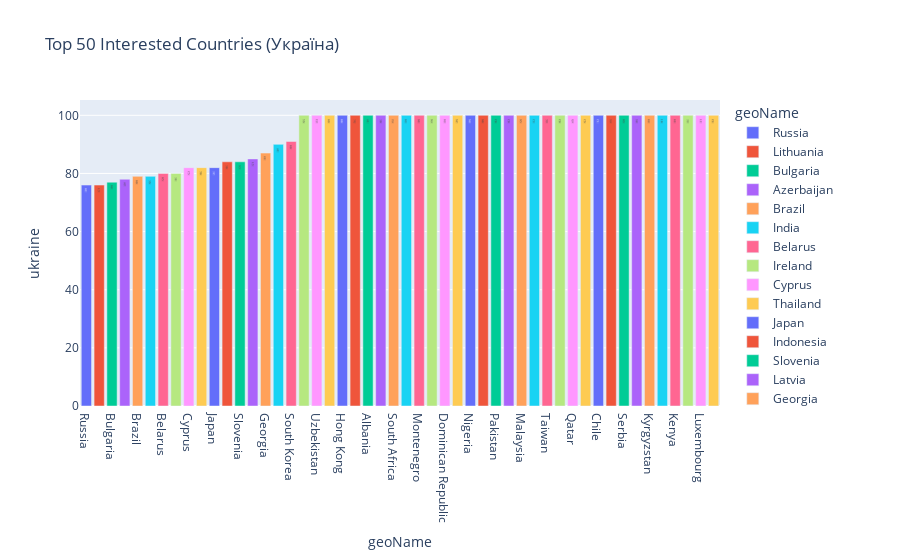

Notebook code for this chart:
### Code cell
fig = px.bar(df.sort_values(['ukraine'])[-50:], 
             color='geoName', 
             x='geoName', 
             y='ukraine', 
             title='Top 50 Interested Countries (Україна)', 
             text='flag')
fig.show()

### Figure 1 — Plotly figure (JSON) as saved in the notebook; plotly's stock layout.template omitted (floating-point values rounded to 4 significant figures)
{"data": [{"alignmentgroup": "True", "hovertemplate": "geoName=%{x}<br>ukraine=%{y}<br>flag=%{text}<extra></extra>", "legendgroup": "Russia", "marker": {"color": "#636efa", "pattern": {"shape": ""}}, "name": "Russia", "offsetgroup": "Russia", "orientation": "v", "showlegend": true, "text": ["🇷🇺"], "textposition": "auto", "type": "bar", "x": ["Russia"], "xaxis": "x", "y": [76], "yaxis": "y"}, {"alignmentgroup": "True", "hovertemplate": "geoName=%{x}<br>ukraine=%{y}<br>flag=%{text}<extra></extra>", "legendgroup": "Lithuania", "marker": {"color": "#EF553B", "pattern": {"shape": ""}}, "name": "Lithuania", "offsetgroup": "Lithuania", "orientation": "v", "showlegend": true, "text": ["🇱🇹"], "textposition": "auto", "type": "bar", "x": ["Lithuania"], "xaxis": "x", "y": [76], "yaxis": "y"}, {"alignmentgroup": "True", "hovertemplate": "geoName=%{x}<br>ukraine=%{y}<br>flag=%{text}<extra></extra>", "legendgroup": "Bulgaria", "marker": {"color": "#00cc96", "pattern": {"shape": ""}}, "name": "Bulgaria", "offsetgroup": "Bulgaria", "orientation": "v", "showlegend": true, "text": ["🇧🇬"], "textposition": "auto", "type": "bar", "x": ["Bulgaria"], "xaxis": "x", "y": [77], "yaxis": "y"}, {"alignmentgroup": "True", "hovertemplate": "geoName=%{x}<br>ukraine=%{y}<br>flag=%{text}<extra></extra>", "legendgroup": "Azerbaijan", "marker": {"color": "#ab63fa", "pattern": {"shape": ""}}, "name": "Azerbaijan", "offsetgroup": "Azerbaijan", "orientation": "v", "showlegend": true, "text": ["🇦🇿"], "textposition": "auto", "type": "bar", "x": ["Azerbaijan"], "xaxis": "x", "y": [78], "yaxis": "y"}, {"alignmentgroup": "True", "hovertemplate": "geoName=%{x}<br>ukraine=%{y}<br>flag=%{text}<extra></extra>", "legendgroup": "Brazil", "marker": {"color": "#FFA15A", "pattern": {"shape": ""}}, "name": "Brazil", "offsetgroup": "Brazil", "orientation": "v", "showlegend": true, "text": ["🇧🇷"], "textposition": "auto", "type": "bar", "x": ["Brazil"], "xaxis": "x", "y": [79], "yaxis": "y"}, {"alignmentgroup": "True", "hovertemplate": "geoName=%{x}<br>ukraine=%{y}<br>flag=%{text}<extra></extra>", "legendgroup": "India", "marker": {"color": "#19d3f3", "pattern": {"shape": ""}}, "name": "India", "offsetgroup": "India", "orientation": "v", "showlegend": true, "text": ["🇮🇳"], "textposition": "auto", "type": "bar", "x": ["India"], "xaxis": "x", "y": [79], "yaxis": "y"}, {"alignmentgroup": "True", "hovertemplate": "geoName=%{x}<br>ukraine=%{y}<br>flag=%{text}<extra></extra>", "legendgroup": "Belarus", "marker": {"color": "#FF6692", "pattern": {"shape": ""}}, "name": "Belarus", "offsetgroup": "Belarus", "orientation": "v", "showlegend": true, "text": ["🇧🇾"], "textposition": "auto", "type": "bar", "x": ["Belarus"], "xaxis": "x", "y": [80], "yaxis": "y"}, {"alignmentgroup": "True", "hovertemplate": "geoName=%{x}<br>ukraine=%{y}<br>flag=%{text}<extra></extra>", "legendgroup": "Ireland", "marker": {"color": "#B6E880", "pattern": {"shape": ""}}, "name": "Ireland", "offsetgroup": "Ireland", "orientation": "v", "showlegend": true, "text": ["🇮🇪"], "textposition": "auto", "type": "bar", "x": ["Ireland"], "xaxis": "x", "y": [80], "yaxis": "y"}, {"alignmentgroup": "True", "hovertemplate": "geoName=%{x}<br>ukraine=%{y}<br>flag=%{text}<extra></extra>", "legendgroup": "Cyprus", "marker": {"color": "#FF97FF", "pattern": {"shape": ""}}, "name": "Cyprus", "offsetgroup": "Cyprus", "orientation": "v", "showlegend": true, "text": ["🇨🇾"], "textposition": "auto", "type": "bar", "x": ["Cyprus"], "xaxis": "x", "y": [82], "yaxis": "y"}, {"alignmentgroup": "True", "hovertemplate": "geoName=%{x}<br>ukraine=%{y}<br>flag=%{text}<extra></extra>", "legendgroup": "Thailand", "marker": {"color": "#FECB52", "pattern": {"shape": ""}}, "name": "Thailand", "offsetgroup": "Thailand", "orientation": "v", "showlegend": true, "text": ["🇹🇭"], "textposition": "auto", "type": "bar", "x": ["Thailand"], "xaxis": "x", "y": [82], "yaxis": "y"}, {"alignmentgroup": "True", "hovertemplate": "geoName=%{x}<br>ukraine=%{y}<br>flag=%{text}<extra></extra>", "legendgroup": "Japan", "marker": {"color": "#636efa", "pattern": {"shape": ""}}, "name": "Japan", "offsetgroup": "Japan", "orientation": "v", "showlegend": true, "text": ["🇯🇵"], "textposition": "auto", "type": "bar", "x": ["Japan"], "xaxis": "x", "y": [82], "yaxis": "y"}, {"alignmentgroup": "True", "hovertemplate": "geoName=%{x}<br>ukraine=%{y}<br>flag=%{text}<extra></extra>", "legendgroup": "Indonesia", "marker": {"color": "#EF553B", "pattern": {"shape": ""}}, "name": "Indonesia", "offsetgroup": "Indonesia", "orientation": "v", "showlegend": true, "text": ["🇮🇩"], "textposition": "auto", "type": "bar", "x": ["Indonesia"], "xaxis": "x", "y": [84], "yaxis": "y"}, {"alignmentgroup": "True", "hovertemplate": "geoName=%{x}<br>ukraine=%{y}<br>flag=%{text}<extra></extra>", "legendgroup": "Slovenia", "marker": {"color": "#00cc96", "pattern": {"shape": ""}}, "name": "Slovenia", "offsetgroup": "Slovenia", "orientation": "v", "showlegend": true, "text": ["🇸🇮"], "textposition": "auto", "type": "bar", "x": ["Slovenia"], "xaxis": "x", "y": [84], "yaxis": "y"}, {"alignmentgroup": "True", "hovertemplate": "geoName=%{x}<br>ukraine=%{y}<br>flag=%{text}<extra></extra>", "legendgroup": "Latvia", "marker": {"color": "#ab63fa", "pattern": {"shape": ""}}, "name": "Latvia", "offsetgroup": "Latvia", "orientation": "v", "showlegend": true, "text": ["🇱🇻"], "textposition": "auto", "type": "bar", "x": ["Latvia"], "xaxis": "x", "y": [85], "yaxis": "y"}, {"alignmentgroup": "True", "hovertemplate": "geoName=%{x}<br>ukraine=%{y}<br>flag=%{text}<extra></extra>", "legendgroup": "Georgia", "marker": {"color": "#FFA15A", "pattern": {"shape": ""}}, "name": "Georgia", "offsetgroup": "Georgia", "orientation": "v", "showlegend": true, "text": ["🇬🇪"], "textposition": "auto", "type": "bar", "x": ["Georgia"], "xaxis": "x", "y": [87], "yaxis": "y"}, {"alignmentgroup": "True", "hovertemplate": "geoName=%{x}<br>ukraine=%{y}<br>flag=%{text}<extra></extra>", "legendgroup": "Australia", "marker": {"color": "#19d3f3", "pattern": {"shape": ""}}, "name": "Australia", "offsetgroup": "Australia", "orientation": "v", "showlegend": true, "text": ["🇦🇺"], "textposition": "auto", "type": "bar", "x": ["Australia"], "xaxis": "x", "y": [90], "yaxis": "y"}, {"alignmentgroup": "True", "hovertemplate": "geoName=%{x}<br>ukraine=%{y}<br>flag=%{text}<extra></extra>", "legendgroup": "South Korea", "marker": {"color": "#FF6692", "pattern": {"shape": ""}}, "name": "South Korea", "offsetgroup": "South Korea", "orientation": "v", "showlegend": true, "text": ["🇰🇷"], "textposition": "auto", "type": "bar", "x": ["South Korea"], "xaxis": "x", "y": [91], "yaxis": "y"}, {"alignmentgroup": "True", "hovertemplate": "geoName=%{x}<br>ukraine=%{y}<br>flag=%{text}<extra></extra>", "legendgroup": "Vietnam", "marker": {"color": "#B6E880", "pattern": {"shape": ""}}, "name": "Vietnam", "offsetgroup": "Vietnam", "orientation": "v", "showlegend": true, "text": ["🇻🇳"], "textposition": "auto", "type": "bar", "x": ["Vietnam"], "xaxis": "x", "y": [100], "yaxis": "y"}, {"alignmentgroup": "True", "hovertemplate": "geoName=%{x}<br>ukraine=%{y}<br>flag=%{text}<extra></extra>", "legendgroup": "Uzbekistan", "marker": {"color": "#FF97FF", "pattern": {"shape": ""}}, "name": "Uzbekistan", "offsetgroup": "Uzbekistan", "orientation": "v", "showlegend": true, "text": ["🇺🇿"], "textposition": "auto", "type": "bar", "x": ["Uzbekistan"], "xaxis": "x", "y": [100], "yaxis": "y"}, {"alignmentgroup": "True", "hovertemplate": "geoName=%{x}<br>ukraine=%{y}<br>flag=%{text}<extra></extra>", "legendgroup": "Bangladesh", "marker": {"color": "#FECB52", "pattern": {"shape": ""}}, "name": "Bangladesh", "offsetgroup": "Bangladesh", "orientation": "v", "showlegend": true, "text": ["🇧🇩"], "textposition": "auto", "type": "bar", "x": ["Bangladesh"], "xaxis": "x", "y": [100], "yaxis": "y"}, {"alignmentgroup": "True", "hovertemplate": "geoName=%{x}<br>ukraine=%{y}<br>flag=%{text}<extra></extra>", "legendgroup": "Hong Kong", "marker": {"color": "#636efa", "pattern": {"shape": ""}}, "name": "Hong Kong", "offsetgroup": "Hong Kong", "orientation": "v", "showlegend": true, "text": ["🇭🇰"], "textposition": "auto", "type": "bar", "x": ["Hong Kong"], "xaxis": "x", "y": [100], "yaxis": "y"}, {"alignmentgroup": "True", "hovertemplate": "geoName=%{x}<br>ukraine=%{y}<br>flag=%{text}<extra></extra>", "legendgroup": "Iraq", "marker": {"color": "#EF553B", "pattern": {"shape": ""}}, "name": "Iraq", "offsetgroup": "Iraq", "orientation": "v", "showlegend": true, "text": ["🇮🇶"], "textposition": "auto", "type": "bar", "x": ["Iraq"], "xaxis": "x", "y": [100], "yaxis": "y"}, {"alignmentgroup": "True", "hovertemplate": "geoName=%{x}<br>ukraine=%{y}<br>flag=%{text}<extra></extra>", "legendgroup": "Albania", "marker": {"color": "#00cc96", "pattern": {"shape": ""}}, "name": "Albania", "offsetgroup": "Albania", "orientation": "v", "showlegend": true, "text": ["🇦🇱"], "textposition": "auto", "type": "bar", "x": ["Albania"], "xaxis": "x", "y": [100], "yaxis": "y"}, {"alignmentgroup": "True", "hovertemplate": "geoName=%{x}<br>ukraine=%{y}<br>flag=%{text}<extra></extra>", "legendgroup": "Iran", "marker": {"color": "#ab63fa", "pattern": {"shape": ""}}, "name": "Iran", "offsetgroup": "Iran", "orientation": "v", "showlegend": true, "text": ["🇮🇷"], "textposition": "auto", "type": "bar", "x": ["Iran"], "xaxis": "x", "y": [100], "yaxis": "y"}, {"alignmentgroup": "True", "hovertemplate": "geoName=%{x}<br>ukraine=%{y}<br>flag=%{text}<extra></extra>", "legendgroup": "South Africa", "marker": {"color": "#FFA15A", "pattern": {"shape": ""}}, "name": "South Africa", "offsetgroup": "South Africa", "orientation": "v", "showlegend": true, "text": ["🇿🇦"], "textposition": "auto", "type": "bar", "x": ["South Africa"], "xaxis": "x", "y": [100], "yaxis": "y"}, {"alignmentgroup": "True", "hovertemplate": "geoName=%{x}<br>ukraine=%{y}<br>flag=%{text}<extra></extra>", "legendgroup": "Bolivia", "marker": {"color": "#19d3f3", "pattern": {"shape": ""}}, "name": "Bolivia", "offsetgroup": "Bolivia", "orientation": "v", "showlegend": true, "text": ["🇧🇴"], "textposition": "auto", "type": "bar", "x": ["Bolivia"], "xaxis": "x", "y": [100], "yaxis": "y"}, {"alignmentgroup": "True", "hovertemplate": "geoName=%{x}<br>ukraine=%{y}<br>flag=%{text}<extra></extra>", "legendgroup": "Montenegro", "marker": {"color": "#FF6692", "pattern": {"shape": ""}}, "name": "Montenegro", "offsetgroup": "Montenegro", "orientation": "v", "showlegend": true, "text": ["🇲🇪"], "textposition": "auto", "type": "bar", "x": ["Montenegro"], "xaxis": "x", "y": [100], "yaxis": "y"}, {"alignmentgroup": "True", "hovertemplate": "geoName=%{x}<br>ukraine=%{y}<br>flag=%{text}<extra></extra>", "legendgroup": "Morocco", "marker": {"color": "#B6E880", "pattern": {"shape": ""}}, "name": "Morocco", "offsetgroup": "Morocco", "orientation": "v", "showlegend": true, "text": ["🇲🇦"], "textposition": "auto", "type": "bar", "x": ["Morocco"], "xaxis": "x", "y": [100], "yaxis": "y"}, {"alignmentgroup": "True", "hovertemplate": "geoName=%{x}<br>ukraine=%{y}<br>flag=%{text}<extra></extra>", "legendgroup": "Dominican Republic", "marker": {"color": "#FF97FF", "pattern": {"shape": ""}}, "name": "Dominican Republic", "offsetgroup": "Dominican Republic", "orientation": "v", "showlegend": true, "text": ["🇩🇴"], "textposition": "auto", "type": "bar", "x": ["Dominican Republic"], "xaxis": "x", "y": [100], "yaxis": "y"}, {"alignmentgroup": "True", "hovertemplate": "geoName=%{x}<br>ukraine=%{y}<br>flag=%{text}<extra></extra>", "legendgroup": "Nepal", "marker": {"color": "#FECB52", "pattern": {"shape": ""}}, "name": "Nepal", "offsetgroup": "Nepal", "orientation": "v", "showlegend": true, "text": ["🇳🇵"], "textposition": "auto", "type": "bar", "x": ["Nepal"], "xaxis": "x", "y": [100], "yaxis": "y"}, {"alignmentgroup": "True", "hovertemplate": "geoName=%{x}<br>ukraine=%{y}<br>flag=%{text}<extra></extra>", "legendgroup": "Nigeria", "marker": {"color": "#636efa", "pattern": {"shape": ""}}, "name": "Nigeria", "offsetgroup": "Nigeria", "orientation": "v", "showlegend": true, "text": ["🇳🇬"], "textposition": "auto", "type": "bar", "x": ["Nigeria"], "xaxis": "x", "y": [100], "yaxis": "y"}, {"alignmentgroup": "True", "hovertemplate": "geoName=%{x}<br>ukraine=%{y}<br>flag=%{text}<extra></extra>", "legendgroup": "North Macedonia", "marker": {"color": "#EF553B", "pattern": {"shape": ""}}, "name": "North Macedonia", "offsetgroup": "North Macedonia", "orientation": "v", "showlegend": true, "text": ["🇲🇰"], "textposition": "auto", "type": "bar", "x": ["North Macedonia"], "xaxis": "x", "y": [100], "yaxis": "y"}, {"alignmentgroup": "True", "hovertemplate": "geoName=%{x}<br>ukraine=%{y}<br>flag=%{text}<extra></extra>", "legendgroup": "Pakistan", "marker": {"color": "#00cc96", "pattern": {"shape": ""}}, "name": "Pakistan", "offsetgroup": "Pakistan", "orientation": "v", "showlegend": true, "text": ["🇵🇰"], "textposition": "auto", "type": "bar", "x": ["Pakistan"], "xaxis": "x", "y": [100], "yaxis": "y"}, {"alignmentgroup": "True", "hovertemplate": "geoName=%{x}<br>ukraine=%{y}<br>flag=%{text}<extra></extra>", "legendgroup": "Congo - Kinshasa", "marker": {"color": "#ab63fa", "pattern": {"shape": ""}}, "name": "Congo - Kinshasa", "offsetgroup": "Congo - Kinshasa", "orientation": "v", "showlegend": true, "text": ["🇨🇩"], "textposition": "auto", "type": "bar", "x": ["Congo - Kinshasa"], "xaxis": "x", "y": [100], "yaxis": "y"}, {"alignmentgroup": "True", "hovertemplate": "geoName=%{x}<br>ukraine=%{y}<br>flag=%{text}<extra></extra>", "legendgroup": "Malaysia", "marker": {"color": "#FFA15A", "pattern": {"shape": ""}}, "name": "Malaysia", "offsetgroup": "Malaysia", "orientation": "v", "showlegend": true, "text": ["🇲🇾"], "textposition": "auto", "type": "bar", "x": ["Malaysia"], "xaxis": "x", "y": [100], "yaxis": "y"}, {"alignmentgroup": "True", "hovertemplate": "geoName=%{x}<br>ukraine=%{y}<br>flag=%{text}<extra></extra>", "legendgroup": "Colombia", "marker": {"color": "#19d3f3", "pattern": {"shape": ""}}, "name": "Colombia", "offsetgroup": "Colombia", "orientation": "v", "showlegend": true, "text": ["🇨🇴"], "textposition": "auto", "type": "bar", "x": ["Colombia"], "xaxis": "x", "y": [100], "yaxis": "y"}, {"alignmentgroup": "True", "hovertemplate": "geoName=%{x}<br>ukraine=%{y}<br>flag=%{text}<extra></extra>", "legendgroup": "Taiwan", "marker": {"color": "#FF6692", "pattern": {"shape": ""}}, "name": "Taiwan", "offsetgroup": "Taiwan", "orientation": "v", "showlegend": true, "text": ["🇹🇼"], "textposition": "auto", "type": "bar", "x": ["Taiwan"], "xaxis": "x", "y": [100], "yaxis": "y"}, {"alignmentgroup": "True", "hovertemplate": "geoName=%{x}<br>ukraine=%{y}<br>flag=%{text}<extra></extra>", "legendgroup": "Philippines", "marker": {"color": "#B6E880", "pattern": {"shape": ""}}, "name": "Philippines", "offsetgroup": "Philippines", "orientation": "v", "showlegend": true, "text": ["🇵🇭"], "textposition": "auto", "type": "bar", "x": ["Philippines"], "xaxis": "x", "y": [100], "yaxis": "y"}, {"alignmentgroup": "True", "hovertemplate": "geoName=%{x}<br>ukraine=%{y}<br>flag=%{text}<extra></extra>", "legendgroup": "Qatar", "marker": {"color": "#FF97FF", "pattern": {"shape": ""}}, "name": "Qatar", "offsetgroup": "Qatar", "orientation": "v", "showlegend": true, "text": ["🇶🇦"], "textposition": "auto", "type": "bar", "x": ["Qatar"], "xaxis": "x", "y": [100], "yaxis": "y"}, {"alignmentgroup": "True", "hovertemplate": "geoName=%{x}<br>ukraine=%{y}<br>flag=%{text}<extra></extra>", "legendgroup": "China", "marker": {"color": "#FECB52", "pattern": {"shape": ""}}, "name": "China", "offsetgroup": "China", "orientation": "v", "showlegend": true, "text": ["🇨🇳"], "textposition": "auto", "type": "bar", "x": ["China"], "xaxis": "x", "y": [100], "yaxis": "y"}, {"alignmentgroup": "True", "hovertemplate": "geoName=%{x}<br>ukraine=%{y}<br>flag=%{text}<extra></extra>", "legendgroup": "Chile", "marker": {"color": "#636efa", "pattern": {"shape": ""}}, "name": "Chile", "offsetgroup": "Chile", "orientation": "v", "showlegend": true, "text": ["🇨🇱"], "textposition": "auto", "type": "bar", "x": ["Chile"], "xaxis": "x", "y": [100], "yaxis": "y"}, {"alignmentgroup": "True", "hovertemplate": "geoName=%{x}<br>ukraine=%{y}<br>flag=%{text}<extra></extra>", "legendgroup": "Saudi Arabia", "marker": {"color": "#EF553B", "pattern": {"shape": ""}}, "name": "Saudi Arabia", "offsetgroup": "Saudi Arabia", "orientation": "v", "showlegend": true, "text": ["🇸🇦"], "textposition": "auto", "type": "bar", "x": ["Saudi Arabia"], "xaxis": "x", "y": [100], "yaxis": "y"}, {"alignmentgroup": "True", "hovertemplate": "geoName=%{x}<br>ukraine=%{y}<br>flag=%{text}<extra></extra>", "legendgroup": "Serbia", "marker": {"color": "#00cc96", "pattern": {"shape": ""}}, "name": "Serbia", "offsetgroup": "Serbia", "orientation": "v", "showlegend": true, "text": ["🇷🇸"], "textposition": "auto", "type": "bar", "x": ["Serbia"], "xaxis": "x", "y": [100], "yaxis": "y"}, {"alignmentgroup": "True", "hovertemplate": "geoName=%{x}<br>ukraine=%{y}<br>flag=%{text}<extra></extra>", "legendgroup": "Singapore", "marker": {"color": "#ab63fa", "pattern": {"shape": ""}}, "name": "Singapore", "offsetgroup": "Singapore", "orientation": "v", "showlegend": true, "text": ["🇸🇬"], "textposition": "auto", "type": "bar", "x": ["Singapore"], "xaxis": "x", "y": [100], "yaxis": "y"}, {"alignmentgroup": "True", "hovertemplate": "geoName=%{x}<br>ukraine=%{y}<br>flag=%{text}<extra></extra>", "legendgroup": "Kyrgyzstan", "marker": {"color": "#FFA15A", "pattern": {"shape": ""}}, "name": "Kyrgyzstan", "offsetgroup": "Kyrgyzstan", "orientation": "v", "showlegend": true, "text": ["🇰🇬"], "textposition": "auto", "type": "bar", "x": ["Kyrgyzstan"], "xaxis": "x", "y": [100], "yaxis": "y"}, {"alignmentgroup": "True", "hovertemplate": "geoName=%{x}<br>ukraine=%{y}<br>flag=%{text}<extra></extra>", "legendgroup": "Sri Lanka", "marker": {"color": "#19d3f3", "pattern": {"shape": ""}}, "name": "Sri Lanka", "offsetgroup": "Sri Lanka", "orientation": "v", "showlegend": true, "text": ["🇱🇰"], "textposition": "auto", "type": "bar", "x": ["Sri Lanka"], "xaxis": "x", "y": [100], "yaxis": "y"}, {"alignmentgroup": "True", "hovertemplate": "geoName=%{x}<br>ukraine=%{y}<br>flag=%{text}<extra></extra>", "legendgroup": "Kenya", "marker": {"color": "#FF6692", "pattern": {"shape": ""}}, "name": "Kenya", "offsetgroup": "Kenya", "orientation": "v", "showlegend": true, "text": ["🇰🇪"], "textposition": "auto", "type": "bar", "x": ["Kenya"], "xaxis": "x", "y": [100], "yaxis": "y"}, {"alignmentgroup": "True", "hovertemplate": "geoName=%{x}<br>ukraine=%{y}<br>flag=%{text}<extra></extra>", "legendgroup": "Jordan", "marker": {"color": "#B6E880", "pattern": {"shape": ""}}, "name": "Jordan", "offsetgroup": "Jordan", "orientation": "v", "showlegend": true, "text": ["🇯🇴"], "textposition": "auto", "type": "bar", "x": ["Jordan"], "xaxis": "x", "y": [100], "yaxis": "y"}, {"alignmentgroup": "True", "hovertemplate": "geoName=%{x}<br>ukraine=%{y}<br>flag=%{text}<extra></extra>", "legendgroup": "Luxembourg", "marker": {"color": "#FF97FF", "pattern": {"shape": ""}}, "name": "Luxembourg", "offsetgroup": "Luxembourg", "orientation": "v", "showlegend": true, "text": ["🇱🇺"], "textposition": "auto", "type": "bar", "x": ["Luxembourg"], "xaxis": "x", "y": [100], "yaxis": "y"}, {"alignmentgroup": "True", "hovertemplate": "geoName=%{x}<br>ukraine=%{y}<br>flag=%{text}<extra></extra>", "legendgroup": "Peru", "marker": {"color": "#FECB52", "pattern": {"shape": ""}}, "name": "Peru", "offsetgroup": "Peru", "orientation": "v", "showlegend": true, "text": ["🇵🇪"], "textposition": "auto", "type": "bar", "x": ["Peru"], "xaxis": "x", "y": [100], "yaxis": "y"}], "layout": {"barmode": "relative", "legend": {"title": {"text": "geoName"}, "tracegroupgap": 0}, "title": {"text": "Top 50 Interested Countries (Україна)"}, "xaxis": {"anchor": "y", "categoryarray": ["Russia", "Lithuania", "Bulgaria", "Azerbaijan", "Brazil", "India", "Belarus", "Ireland", "Cyprus", "Thailand", "Japan", "Indonesia", "Slovenia", "Latvia", "Georgia", "Australia", "South Korea", "Vietnam", "Uzbekistan", "Bangladesh", "Hong Kong", "Iraq", "Albania", "Iran", "South Africa", "Bolivia", "Montenegro", "Morocco", "Dominican Republic", "Nepal", "Nigeria", "North Macedonia", "Pakistan", "Congo - Kinshasa", "Malaysia", "Colombia", "Taiwan", "Philippines", "Qatar", "China", "Chile", "Saudi Arabia", "Serbia", "Singapore", "Kyrgyzstan", "Sri Lanka", "Kenya", "Jordan", "Luxembourg", "Peru"], "categoryorder": "array", "domain": [0, 1], "title": {"text": "geoName"}}, "yaxis": {"anchor": "x", "domain": [0, 1], "title": {"text": "ukraine"}}}}
